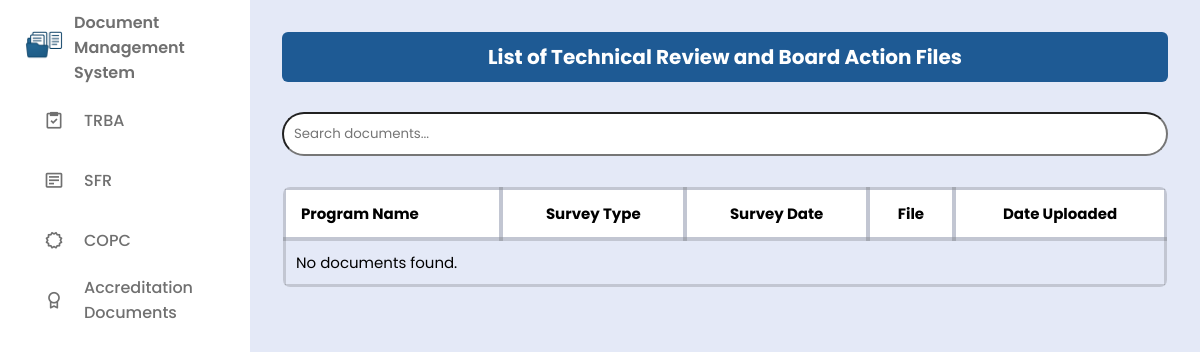
Before: /users/trba.php with the older database file.
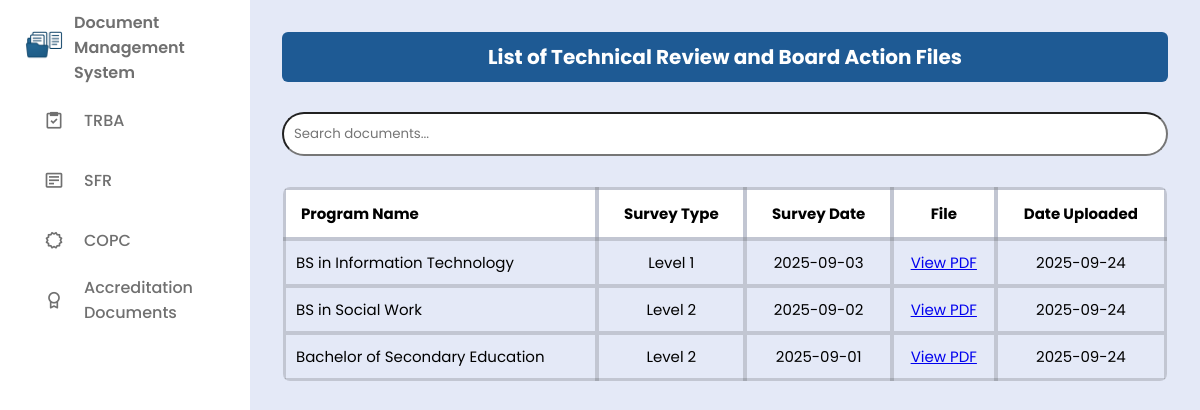
After: the same page with the newer database file.
### tables this page shows
CREATE TABLE `trba` (
  `id` int(11) NOT NULL,
  `program_name` varchar(255) NOT NULL,
  `survey_type` varchar(255) NOT NULL,
  `survey_date` date NOT NULL,
  `file_name` varchar(255) NOT NULL,
  `date_uploaded` date NOT NULL DEFAULT current_timestamp()
);

### users/trba.php (the view, shortened to what this page needs)
<?php
require '../db/db_conn.php';
$isAdmin = isset($_SESSION['user_role']) && $_SESSION['user_role'] === 'admin';
?>
<!DOCTYPE html>
<html lang="en">
<head>
  <link href="https://unpkg.com/boxicons@2.1.4/css/boxicons.min.css" rel="stylesheet" />
  <link rel="stylesheet" href="../css/style.css" />
</head>
<body>
<?php include('../includes/sidebar.php'); ?>
<section class="dashboard-content">
  <section class="table-section">
    <h2>List of Technical Review and Board Action Files</h2>
      <div class="search-bar">
        <input type="text" id="searchInput" placeholder="Search documents..." onkeyup="filterTable()" />
      </div>
    <div class="table-container">
      <table>
        <thead>
          <tr>
            <th>Program Name</th>
            <th>Survey Type</th>
            <th>Survey Date</th>
            <th>File</th>
            <th>Date Uploaded</th>
          </tr>
        </thead>
        <tbody>
        <?php
        $sql = "SELECT * FROM trba ORDER BY date_uploaded DESC";
        $result = $conn->query($sql);
        if ($result && $result->num_rows > 0):
          while ($row = $result->fetch_assoc()):
        ?>
          <tr>
            <td><?= htmlspecialchars($row['program_name']) ?></td>
            <td><?= htmlspecialchars($row['survey_type']) ?></td>
            <td><?= htmlspecialchars($row['survey_date']) ?></td>
            <td><a href="../uploads/trba/<?= htmlspecialchars($row['file_name']) ?>" target="_blank">View PDF</a></td>
            <td><?= htmlspecialchars($row['date_uploaded']) ?></td>
          </tr>
        <?php endwhile; else: ?>
          <tr><td colspan="<?= $isAdmin ? 6 : 5 ?>">No documents found.</td></tr>
        <?php endif; ?>
        </tbody>
      </table>
    </div>
  </section>
</section>
</body>
</html>

### includes/sidebar.php (shortened to what this page needs)
<nav class="sidebar">
  <header>
    <div class="image-text">
      <span class="image">
        <img src="../uploads/dms.png" alt="logo" />
      </span>
      <div class="text header-text">
        <span class="name">Document Management System</span>
      </div>
    </div>
  </header>
  <div class="menu-bar">
    <div class="menu">
      <ul class="menu-links">
        <li class="nav-link">
          <a href="../users/trba.php">
            <i class='bx bx-task icon'></i>
            <span class="text nav-text">TRBA</span>
          </a>
        </li>
        <li class="nav-link">
          <a href="../users/sfr.php">
            <i class='bx bx-detail icon'></i>
            <span class="text nav-text">SFR</span>
          </a>
        </li>
        <li class="nav-link">
          <a href="../users/copc.php">
            <i class='bx bx-certification icon'></i>
            <span class="text nav-text">COPC</span>
          </a>
        </li>
        <li class="nav-link">
          <a href="../users/other.php">
            <i class='bx bx-award icon'></i>
            <span class="text nav-text">Accreditation Documents</span>
          </a>
        </li>
      </ul>
    </div>
  </div>
</nav>

### css/style.css (style rules this page uses)
* { margin: 0; padding: 0; box-sizing: border-box; font-family: 'Poppins', sans-serif; }
:root { --body-color: #E4E9F7; --sidebar-color: #FFF; --primary-color: #1E5A94; --primary-color-light: #F6FSFF; --toggle-color: #DDD; --text-color: #707070; --tran-02: all 0.2s ease; --tran-03: all 0.3s ease; --tran-04: all 0.4s ease; --tran-05: all 0.5s ease; }
body { height: 100vh; background: var(--body-color); display: flex; }
.sidebar { position: fixed; top: 0; left: 0; height: 100%; width: 250px; padding: 10px 14px; background: var(--sidebar-color); }
.sidebar .text { font-size: 16px; font-weight: 500; color: var(--text-color); }
.sidebar .image { min-width: 60px; display: flex; align-items: center; }
.sidebar li { height: 50px; margin: 10px; list-style: none; display: flex; align-items: center; }
.sidebar li .icon, .sidebar li .text { color: var(--text-color); transition: var(--tran-03); }
.sidebar li .icon { display: flex; justify-content: center; align-items: center; min-width: 60px; font-size: 20px; }
.sidebar header { position: relative; }
.sidebar .image-text { display: flex; align-items: center; }
.sidebar .image-text img { width: 60px; border-radius: 6px; }
.header-text { display: flex; flex-direction: column; }
.header-text .name { font-weight: 600; }
.sidebar li a { text-decoration: none; width: 100%; height: 100%; display: flex; align-items: center; border-radius: 6px; transition: var(--tran-04); }
.sidebar .menu-bar { height: calc(100% - 50px); display: flex; flex-direction: column; justify-content: space-between; }
.dashboard-content { margin-left: 250px; padding: 2rem; width: 100%; min-height: 100vh; background: var(--body-color); position: relative; overflow: hidden; }
.dashboard-content > * { position: relative; z-index: 1; }
.table-section h2 { background-color: #1E5A94; padding: 10px 15px; border-radius: 6px; text-align: center; margin-bottom: 10px; font-size: 20px; color: #fff; }
.table-section table { background: #fff; width: 100%; border-collapse: collapse; margin-top: 20px; font-size: 15px; color: #000; border: 1px solid rgba(0, 0, 0, 0.2); border-radius: 8px; overflow: hidden; }
.table-section th, .table-section td { padding: 12px 15px; border: 4px solid rgba(0, 0, 0, 0.15); text-align: left; }
.table-section th { background-color: rgba(255, 255, 255, 0.85); font-weight: 600; }
.table-container { max-height: 400px; overflow-y: auto; border-radius: 6px; background-color: transparent; }
.table-container table { width: 100%; border-collapse: collapse; background: transparent; font-size: 15px; color: #000; }
.table-container th, .table-container td { padding: 10px; text-align: left; border-bottom: 1px solid #ddd; }
.table-container thead th { position: sticky; top: 0; background-color: #fff; font-weight: 700; padding: 12px 15px; border: 4px solid rgba(0, 0, 0, 0.15); z-index: 1; text-align: center; }
.table-section td, .table-section th { text-align: center; }
.table-section tr:last-child td { border-bottom: 4px solid rgba(0, 0, 0, 0.15); }
.table-section td:first-child, .table-section th:first-child { text-align: left; }
.search-bar { margin: 30px 0 10px; }
#searchInput { width: 100%; padding: 10px; border-radius: 25px; }

Changed rows visible on the page:
added trba: program_name "BS in Information Technology", survey_type "Level 1", survey_date "2025-09-03", date_uploaded "2025-09-24"
added trba: program_name "BS in Social Work", survey_type "Level 2", survey_date "2025-09-02", date_uploaded "2025-09-24"
added trba: program_name "Bachelor of Secondary Education", survey_type "Level 2", survey_date "2025-09-01", date_uploaded "2025-09-24"
Other visible differences:
text no longer shown: "No documents found."
